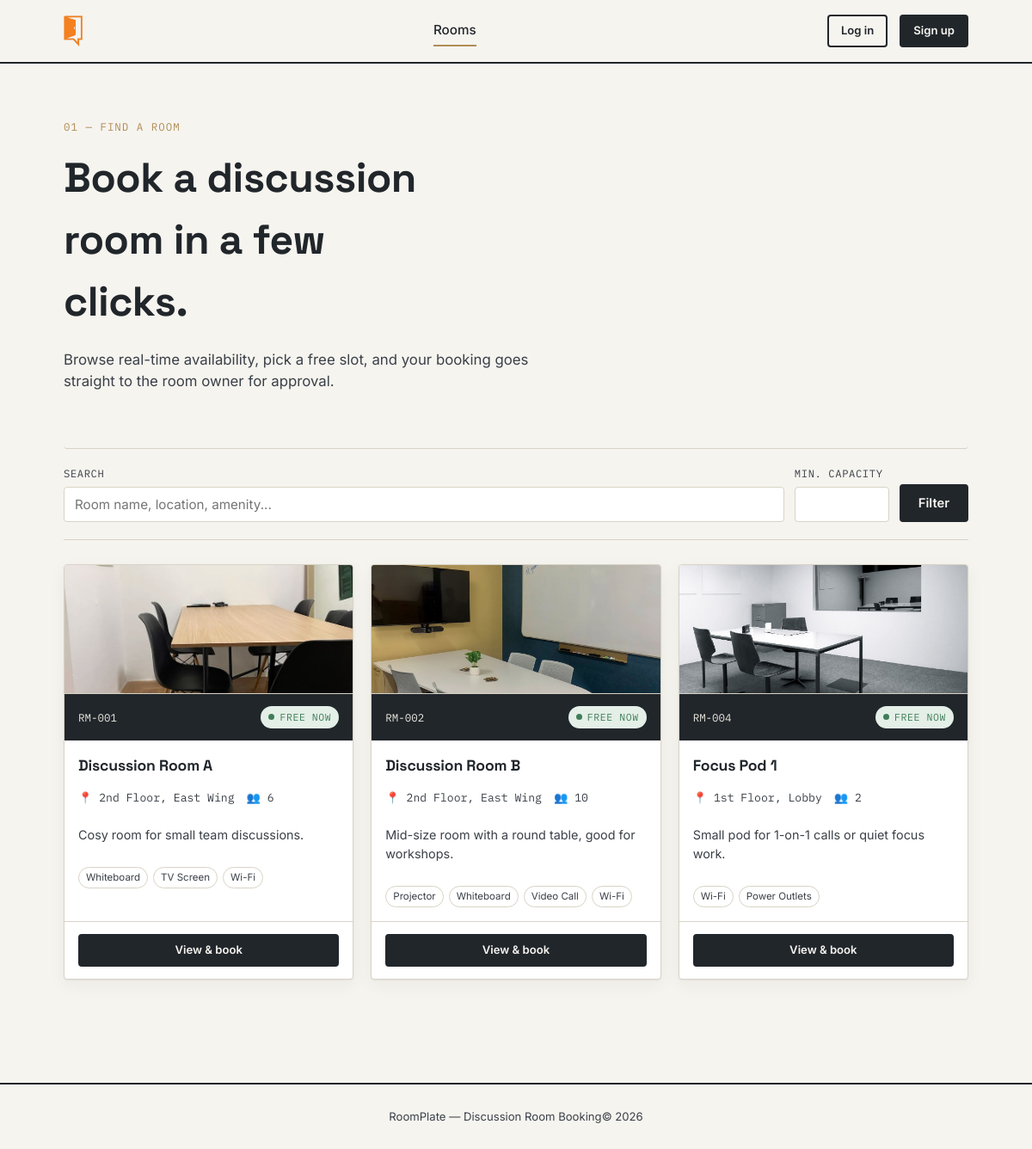
The page / on the database its author committed.
### tables this page shows
CREATE TABLE IF NOT EXISTS rooms (
    id INT AUTO_INCREMENT PRIMARY KEY,
    name VARCHAR(100) NOT NULL,
    location VARCHAR(150) NOT NULL,
    capacity INT NOT NULL DEFAULT 4,
    description TEXT,
    amenities VARCHAR(255),
    image_url VARCHAR(255),
    is_public TINYINT(1) NOT NULL DEFAULT 1,
    is_active TINYINT(1) NOT NULL DEFAULT 1,
    created_at TIMESTAMP DEFAULT CURRENT_TIMESTAMP
);

### includes/functions.php (called while the page is built, shortened)
<?php
function current_user() {
    return $_SESSION['user'] ?? null;
}
function e($str) {
    return htmlspecialchars($str ?? '', ENT_QUOTES, 'UTF-8');
}

### index.php (the view, shortened to what this page needs)
<?php
require_once __DIR__ . '/includes/functions.php';
$user = current_user();
$show_internal_only = $user && ($user['role'] === 'admin' || $user['user_type'] === 'faculty');
$search = trim($_GET['q'] ?? '');
$min_capacity = $_GET['capacity'] ?? '';
$sql = 'SELECT * FROM rooms WHERE is_active = 1';
$params = [];
if (!$show_internal_only) {
    $sql .= ' AND is_public = 1';
}
$sql .= ' ORDER BY name';
$stmt = $pdo->prepare($sql);
$stmt->execute($params);
$rooms = $stmt->fetchAll();
$today = date('Y-m-d');
$now = date('H:i:s');
$occupied_stmt = $pdo->prepare(
    "SELECT room_id FROM bookings
     WHERE booking_date = ? AND status = 'approved'
       AND start_time <= ? AND end_time > ?"
);
$occupied_stmt->execute([$today, $now, $now]);
$occupied_now = array_column($occupied_stmt->fetchAll(), 'room_id');
include __DIR__ . '/includes/header.php';
?>
<section class="hero">
  <div class="eyebrow">01 — Find a room</div>
  <h1>Book a discussion room in a few clicks.</h1>
  <p class="lede">Browse real-time availability, pick a free slot, and your booking goes straight to the room owner for approval.</p>
</section>
<form method="get" class="filter-bar">
  <div class="field" style="flex:1; min-width:200px;">
    <label for="q">Search</label>
    <input type="text" id="q" name="q" placeholder="Room name, location, amenity..." value="<?= e($search) ?>">
  </div>
  <div class="field">
    <label for="capacity">Min. capacity</label>
    <input type="number" id="capacity" name="capacity" min="1" style="width:110px;" value="<?= e($min_capacity) ?>">
  </div>
  <button type="submit" class="btn">Filter</button>
</form>
<?php if (!$rooms): ?>
  <div class="empty-state">
    <h3>No rooms match your search</h3>
    <p>Try clearing your filters.</p>
  </div>
<?php else: ?>
  <div class="room-grid">
    <?php foreach ($rooms as $room): ?>
      <?php $is_occupied = in_array($room['id'], $occupied_now); ?>
      <div class="room-card">
        <?php if ($room['image_url']): ?>
          <img src="<?= e($room['image_url']) ?>" alt="<?= e($room['name']) ?>" class="thumb">
        <?php endif; ?>
        <div class="plate-head">
          <span class="room-num">RM-<?= str_pad($room['id'], 3, '0', STR_PAD_LEFT) ?></span>
          <span class="status-light <?= $is_occupied ? 'occupied' : 'available' ?>">
            <span class="dot"></span><?= $is_occupied ? 'In use now' : 'Free now' ?>
          </span>
        </div>
        <div class="body">
          <h3><?= e($room['name']) ?></h3>
          <div class="room-meta">
            <span>📍 <?= e($room['location']) ?></span>
            <span>👥 <?= (int)$room['capacity'] ?></span>
          </div>
          <p class="text-muted" style="font-size:0.9rem;"><?= e($room['description']) ?></p>
          <?php if ($room['amenities']): ?>
            <div class="amenity-tags">
              <?php foreach (explode(',', $room['amenities']) as $a): ?>
                <span class="tag"><?= e(trim($a)) ?></span>
              <?php endforeach; ?>
            </div>
          <?php endif; ?>
        </div>
        <div class="footer">
          <?php if ($user && $user['role'] === 'admin'): ?>
            <a href="/admin/room_form.php?id=<?= $room['id'] ?>" class="btn btn-outline btn-block btn-small">Manage room</a>
          <?php else: ?>
            <a href="/booking/room.php?id=<?= $room['id'] ?>" class="btn btn-block btn-small">View &amp; book</a>
          <?php endif; ?>
        </div>
      </div>
    <?php endforeach; ?>
  </div>
<?php endif; ?>
<?php include __DIR__ . '/includes/footer.php'; ?>

### includes/header.php (shortened to what this page needs)
<?php
require_once __DIR__ . '/functions.php';
$user = current_user();
$current = basename($_SERVER['PHP_SELF']);
function find_first_image($dir) {
    foreach (['png', 'jpg', 'jpeg', 'svg', 'webp'] as $ext) {
        $matches = glob(__DIR__ . "/../images/$dir/*.$ext");
        if ($matches) {
            return '/images/' . $dir . '/' . basename($matches[0]);
        }
    }
    return null;
}
$site_logo = find_first_image('logo');
$site_background = find_first_image('backgrounds');
?>
<!DOCTYPE html>
<html lang="en">
<head>
<link rel="stylesheet" href="/assets/css/style.css">
</head>
<body<?= $site_background ? ' style="--hero-bg:url(\'' . e($site_background) . '\');"' : '' ?>>
<header class="site-header">
  <div class="container">
    <a href="/index.php" class="brand">
      <?php if ($site_logo): ?>
        <img src="<?= e($site_logo) ?>" alt="RoomPlate logo" class="brand-logo">
      <?php else: ?>
        <span class="plate">RP</span> RoomPlate
      <?php endif; ?>
    </a>
    <nav class="main-nav">
      <a href="/index.php" class="<?= $current === 'index.php' ? 'active' : '' ?>">Rooms</a>
    </nav>
    <div class="nav-user">
      <?php if ($user): ?>
        <span class="badge-role"><?= e($user['role'] === 'admin' ? 'admin' : $user['user_type']) ?></span>
        <span class="text-muted"><?= e($user['name']) ?></span>
        <a href="/login_register/logout.php" class="btn btn-outline btn-small">Log out</a>
      <?php else: ?>
        <a href="/login_register/login.php" class="btn btn-outline btn-small">Log in</a>
        <a href="/login_register/register.php" class="btn btn-small">Sign up</a>
      <?php endif; ?>
    </div>
  </div>
</header>
<main>
<div class="container">

### includes/footer.php (shortened to what this page needs)
</div>
</main>
<footer class="site-footer">
  <div class="container flex between">
    <span>RoomPlate — Discussion Room Booking</span>
    <span>&copy; <?= date('Y') ?></span>
  </div>
</footer>
</body>
</html>

### rows shown on the page
rooms: image_url (picture), id "001", shows "FREE NOW", name "Discussion Room A", location "2nd Floor, East Wing", capacity "6", description "Cosy room for small team discussions.", amenities "Whiteboard", amenities "TV Screen", amenities "Wi-Fi"
rooms: image_url (picture), id "002", shows "FREE NOW", name "Discussion Room B", location "2nd Floor, East Wing", capacity "10", description "Mid-size room with a round table, good for workshops.", amenities "Projector", amenities "Whiteboard", amenities "Video Call", amenities "Wi-Fi"
rooms: image_url (picture), id "004", shows "FREE NOW", name "Focus Pod 1", location "1st Floor, Lobby", capacity "2", description "Small pod for 1-on-1 calls or quiet focus work.", amenities "Wi-Fi", amenities "Power Outlets"
